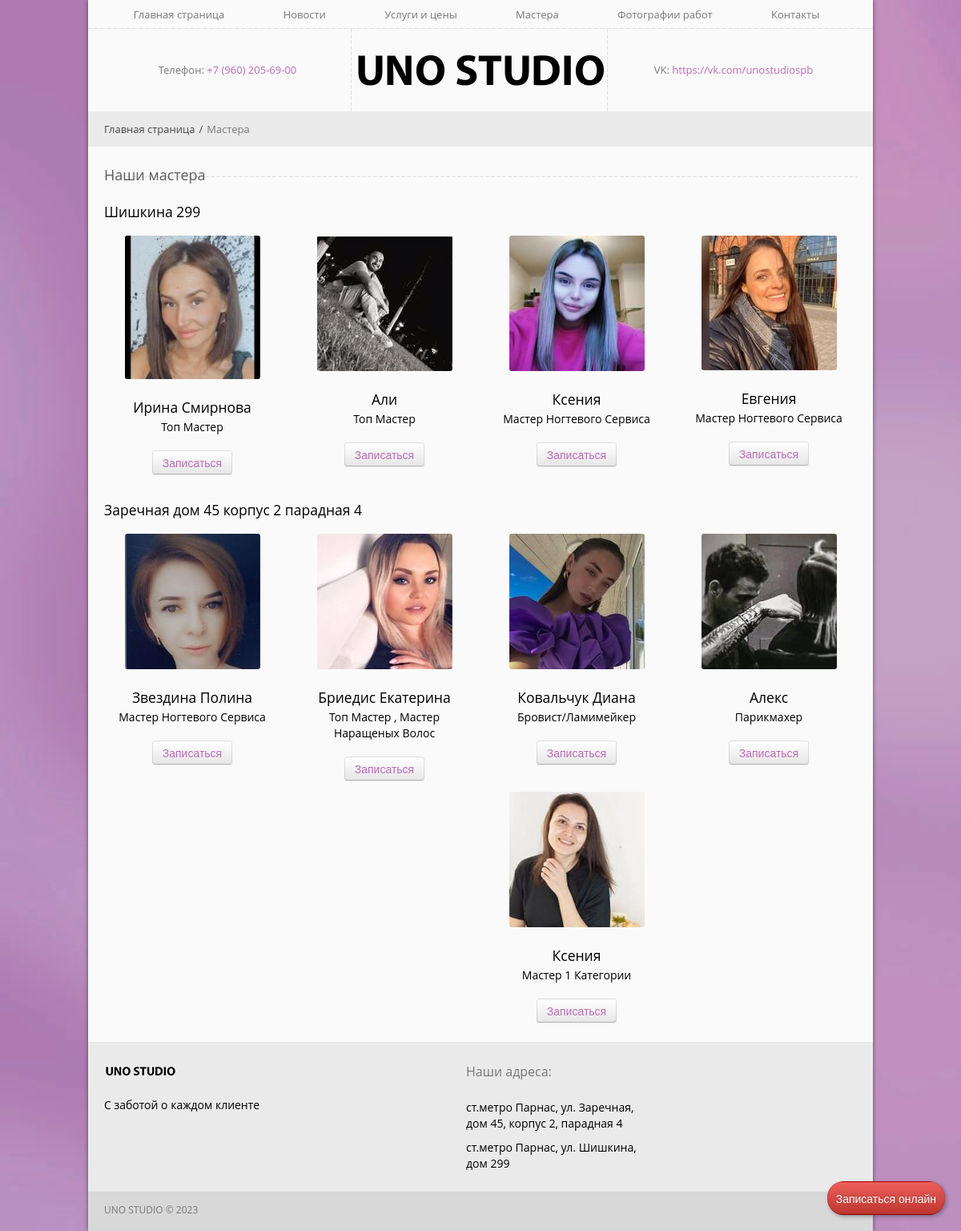
The app's page /masters/, older data.
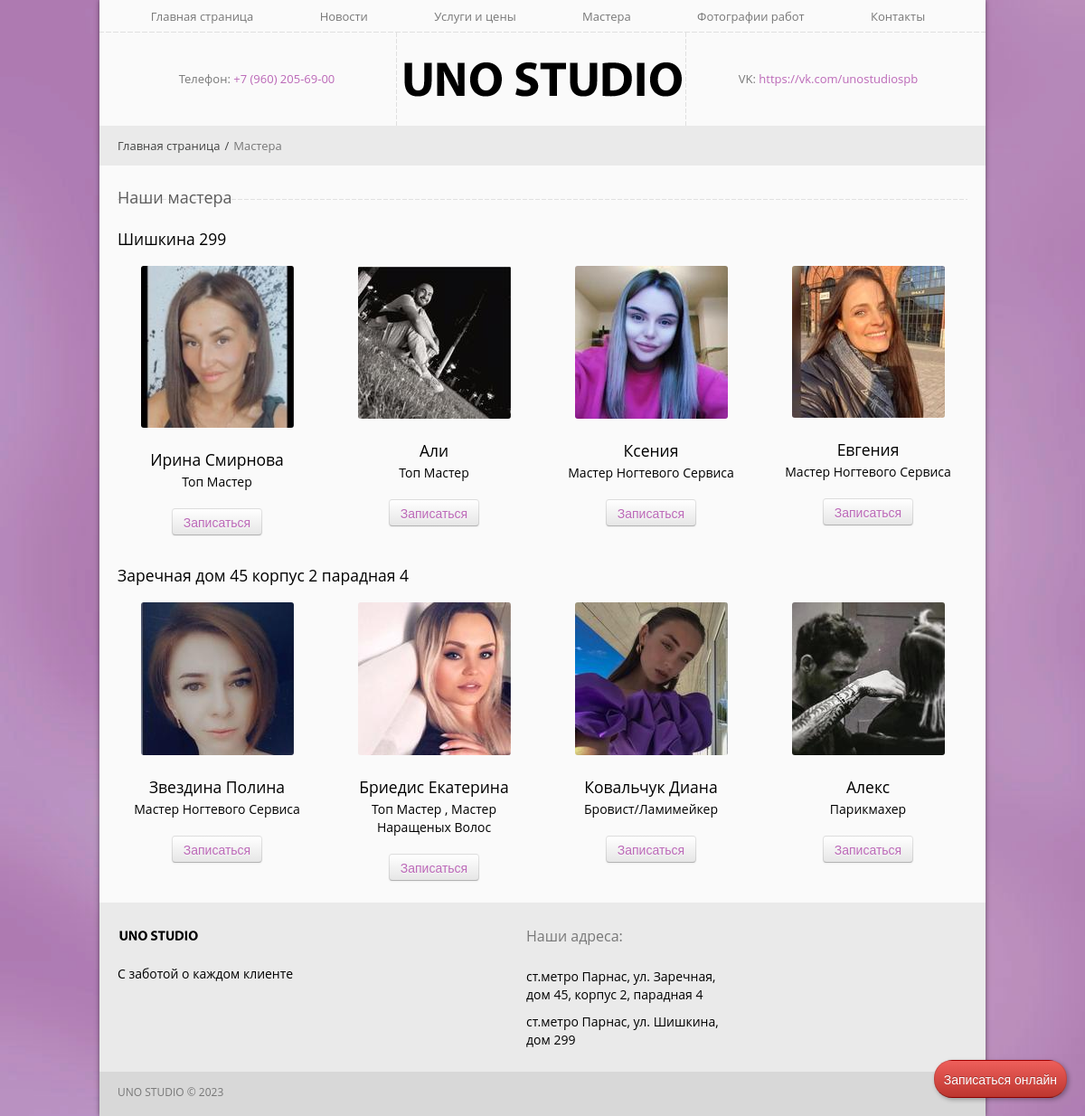
The same page, newer data.
### masters/models.py (models this page shows, shortened)
class Master(models.Model):
    LOCATION = (
        ('1', 'Шишкина'),
        ('2', 'Заречная')
    )
    photo = models.ImageField(upload_to='masters/images/', verbose_name='Выберите изображение')
    name = models.CharField(max_length=200, verbose_name='Введите имя мастера')
    specialization = models.TextField(verbose_name='Введите направление деятельности мастера')
    link = models.URLField(verbose_name='Ссылка на мастера')
    location = models.CharField(max_length=1, choices=LOCATION, verbose_name='Выберите место работы мастера')
    class Meta:
        verbose_name = 'Мастера'
        verbose_name_plural = 'Мастера'

### masters/views.py (the view)
# urls.py: path("masters/", views.masters, name='masters'),
def masters(request):
    master = Master.objects.order_by('name')
    master1 = Master.objects.filter(location='1')
    master2 = Master.objects.filter(location='2')
    masters_all = {
        'masters': master,
        'master1': master1,
        'master2': master2
    }
    return render(request, 'masters/masters.html', masters_all)

### masters/templates/masters/masters.html
{% extends 'discount/base.html' %}
{% load static %}
{% block content %}
<section>
<div class="breadcrumb">
				<div>
					<a href="{% url 'discount:index' %}">Главная страница</a><span>/</span>Мастера
				</div>
			</div>
<h2 class="title">Наши мастера</h2>
                    <h4>Шишкина 299</h4>
                	<div class="row">
                        {% for master in master1 %}
                        <div class="span3">
                            <div class="profile">
                            	<img alt="" src="{{ master.photo.url }}">
                                <h4>{{ master.name }}</h4>
                                <div class="profile_title">{{ master.specialization }}</div>
                                    <div class="btn-group" style="margin: 9px 0;">
                                        <button class="btn"><a href="{{ master.link }}" target="_blank">Записаться</a></button>
                                    </div>
                            </div>
                        </div>
                        {% endfor %}
                    </div>
                    <h4>Заречная дом 45 корпус 2 парадная 4</h4>
                	<div class="row">
                        {% for master in master2 %}
                        <div class="span3">
                            <div class="profile">
                            	<img alt="" src="{{ master.photo.url }}">
                                <h4>{{ master.name}}</h4>
                                <div class="profile_title">{{ master.specialization }}</div>
                                <div class="btn-group" style="margin: 9px 0;">
                                        <button class="btn"><a href="{{ master.link }}">Записаться</a></button>
                                </div>
                            </div>
                        </div>
                        {% endfor %}
                    </div>
</section>
{% endblock %}

Row changes from the older to the newer data that the page shows:
removed Master: photo (picture), name "Ксения", specialization "Мастер 1 Категории", shown under "Заречная дом 45 корпус 2 парадная 4"
